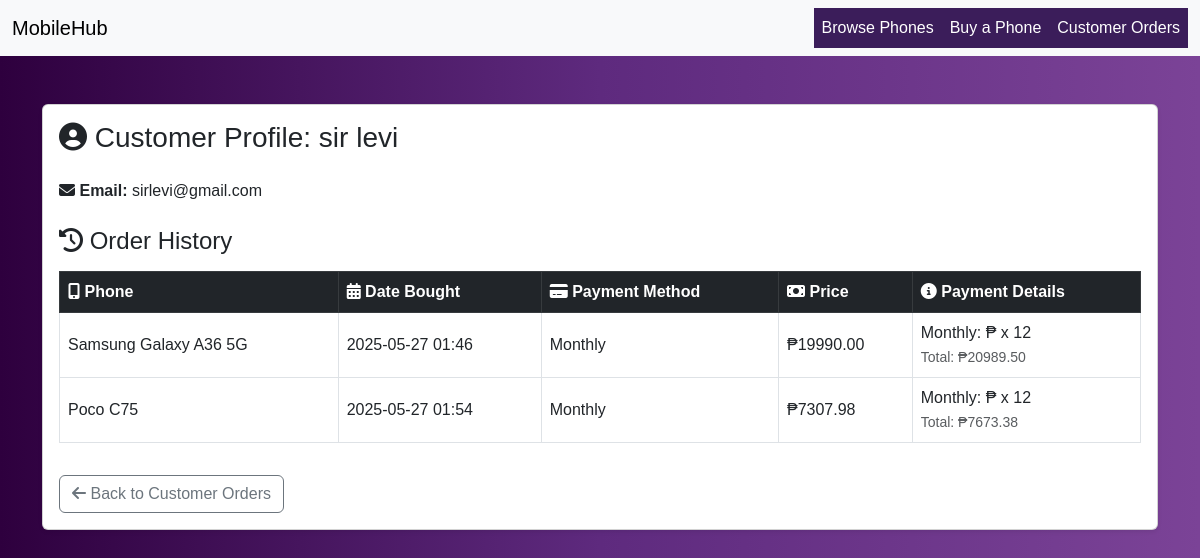
The app's page /customers/11/ with its own data.
### store/models.py (models this page shows, shortened)
class Customer(models.Model):
    PAYMENT_CHOICES = [
        ('full', 'Full Payment'),
        ('monthly', 'Monthly'),
        ('quarterly', 'Quarterly (Every 3 Months)'),
    ]
    name = models.CharField(max_length=100)
    email = models.EmailField()
    phone_bought = models.ForeignKey('Phone', on_delete=models.CASCADE)
    date_bought = models.DateTimeField(auto_now_add=True)
    payment_method = models.CharField(max_length=20, choices=PAYMENT_CHOICES, default='full')

class Phone(models.Model):
    name = models.CharField(max_length=100)
    brand = models.CharField(max_length=50)
    price = models.DecimalField(max_digits=10, decimal_places=2)
    description = models.TextField()
    image = models.ImageField(upload_to='phones/')
    stock = models.PositiveIntegerField(default=0)
    release_date = models.DateField(null=True, blank=True)

### store/views.py (the view)
# urls.py: path('customers/<int:customer_id>/', views.customer_profile, name='customer_profile'),
def customer_profile(request, customer_id):
    customer = get_object_or_404(Customer, id=customer_id)
    customer_orders = Customer.objects.filter(email=customer.email)  # in case same person bought multiple times
    return render(request, 'store/customer_profile.html', {
        'customer': customer,
        'orders': customer_orders
    })

### store/templatetags/store_extras.py (called while the page is built)
@register.filter
def multiply(value, arg):
    try:
        return float(value) * float(arg)
    except (ValueError, TypeError):
        return value

@register.filter
def divide(value, arg):
    try:
        return float(value) / float(arg)
    except (ValueError, TypeError, ZeroDivisionError):
        return value

### store/templates/store/customer_profile.html (shortened to what this page needs)
{% extends 'store/base.html' %}
{% load store_extras %}
{% block content %}
<div class="container mt-5">
    <div class="card shadow-sm">
        <div class="card-body">
            <h3 class="card-title mb-4">
                <i class="fas fa-user-circle"></i> Customer Profile: {{ customer.name }}
            </h3>
            <p>
                <strong><i class="fas fa-envelope"></i> Email:</strong> {{ customer.email }}
            </p>
            <h4 class="mt-4 mb-3">
                <i class="fas fa-history"></i> Order History
            </h4>
            <div class="table-responsive">
                <table class="table table-bordered table-hover align-middle">
                    <thead class="table-dark">
                        <tr>
                            <th><i class="fas fa-mobile-alt"></i> Phone</th>
                            <th><i class="fas fa-calendar-alt"></i> Date Bought</th>
                            <th><i class="fas fa-credit-card"></i> Payment Method</th>
                            <th><i class="fas fa-money-bill"></i> Price</th>
                            <th><i class="fas fa-info-circle"></i> Payment Details</th>
                        </tr>
                    </thead>
                    <tbody>
                        {% for order in orders %}
                            <tr>
                                <td>{{ order.phone_bought.name }}</td>
                                <td>{{ order.date_bought|date:"Y-m-d H:i" }}</td>
                                <td>{{ order.get_payment_method_display }}</td>
                                <td>₱{{ order.phone_bought.price }}</td>
                                <td>
                                    {% if order.payment_method == 'monthly' %}
                                        {% with monthly_total=order.phone_bought.price|multiply:1.05 monthly_payment=monthly_total|divide:12 %}
                                        <p class="mb-0">Monthly: ₱{{ monthly_payment|floatformat:2 }} x 12</p>
                                        <small class="text-muted">Total: ₱{{ monthly_total|floatformat:2 }}</small>
                                        {% endwith %}
                                    {% elif order.payment_method == 'quarterly' %}
                                        {% with quarterly_total=order.phone_bought.price|multiply:1.03 quarterly_payment=quarterly_total|divide:4 %}
                                        <p class="mb-0">Quarterly: ₱{{ quarterly_payment|floatformat:2 }} x 4</p>
                                        <small class="text-muted">Total: ₱{{ quarterly_total|floatformat:2 }}</small>
                                        {% endwith %}
                                    {% else %}
                                        Full Payment: ₱{{ order.phone_bought.price }}
                                    {% endif %}
                                </td>
                            </tr>
                        {% empty %}
                            <tr>
                                <td colspan="5" class="text-center text-muted">No orders found for this customer.</td>
                            </tr>
                        {% endfor %}
                    </tbody>
                </table>
            </div>
            <a href="{% url 'customer_orders' %}" class="btn btn-outline-secondary mt-3">
                <i class="fas fa-arrow-left"></i> Back to Customer Orders
            </a>
        </div>
    </div>
</div>
{% endblock %}
{% load static %}

### store/static/styles.css (style rules this page uses)
body { background: linear-gradient(to right, #2e003e, #5e2a7e, #7b4397); color: #f3f3f3; font-family: 'Segoe UI', Tahoma, Geneva, Verdana, sans-serif; margin: 0; padding: 0; }
.card { background-color: #4b2a67; color: #ffffff; border: none; }
a { color: #d4bfff; }

### store/templates/store/base.html (style rules this page uses)
body { margin: 0; padding: 0; font-family: Arial, sans-serif; }

### records on screen
Customer: name "sir levi", email "sirlevi@gmail.com", phone_bought.name "Samsung Galaxy A36 5G", date_bought "2025-05-27 01:46", payment_method "Monthly", phone_bought.price "19990.00", phone_bought "20989.50"
Customer: phone_bought.name "Poco C75", date_bought "2025-05-27 01:54", payment_method "Monthly", phone_bought.price "7307.98", phone_bought "7673.38"
